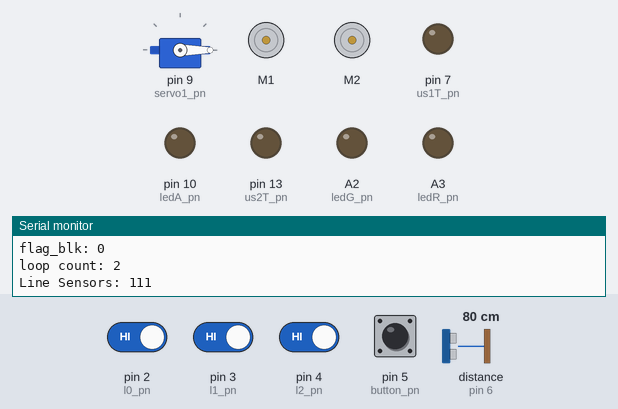
This sketch was run on a simulated Arduino Uno, built with avr-gcc and run on an emulated ATmega328P. Shown: servo, 2 × DC motor (green arrow = forward, orange = backward, longer = faster), output pins drawn as LEDs (lit = HIGH), the last lines printed to the serial monitor. Inputs (shaded band) come from the test bench; at power-on: pin 2 (l0_pn), pin 3 (l1_pn), pin 4 (l2_pn) HIGH, pin 5 (button_pn) LOW, distance to the obstacle (sensor on pin 6) 80 cm. The echo pulse lasts 58.3 µs per cm.

Above: at 1.2 s.
1.3 s: pin 5 (button_pn) pulled HIGH for 0.15 s
At 4.3 s:
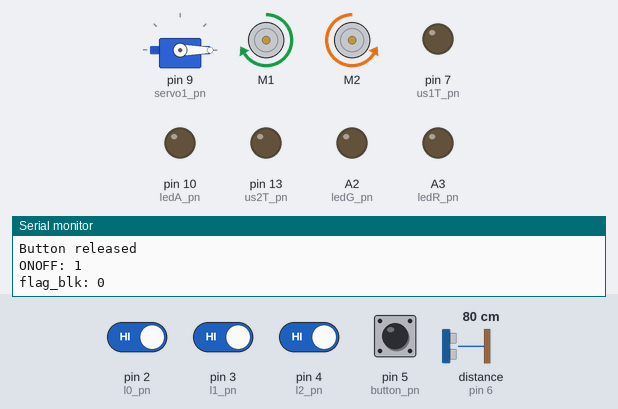
4.4 s: distance to the obstacle (sensor on pin 6) set to 10 cm
7.0 s: distance to the obstacle (sensor on pin 6) set to 7 cm
At 9.8 s:
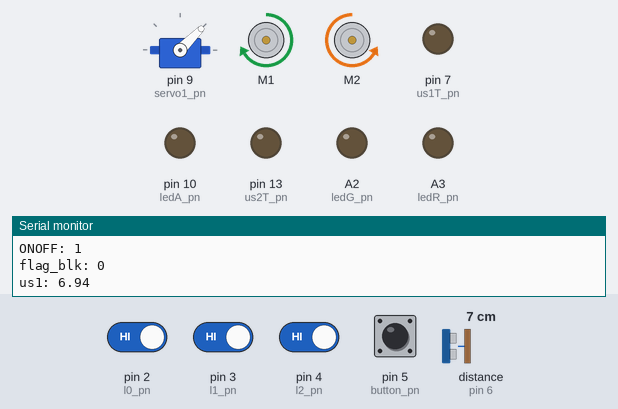
10.0 s: pin 3 (l1_pn) driven LOW
11.5 s: pin 4 (l2_pn) driven LOW
At 13.0 s:
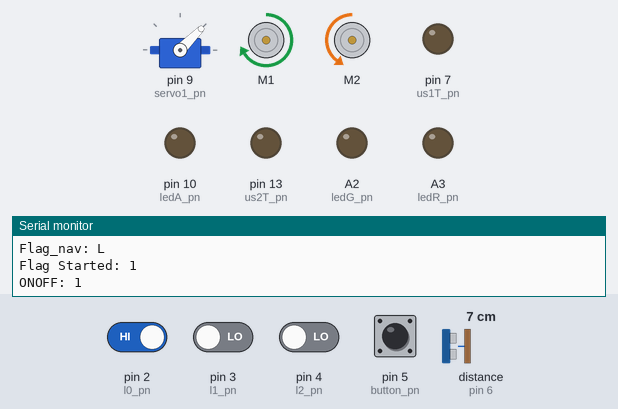
13.6 s: pin 2 (l0_pn) driven LOW
At 14.9 s:
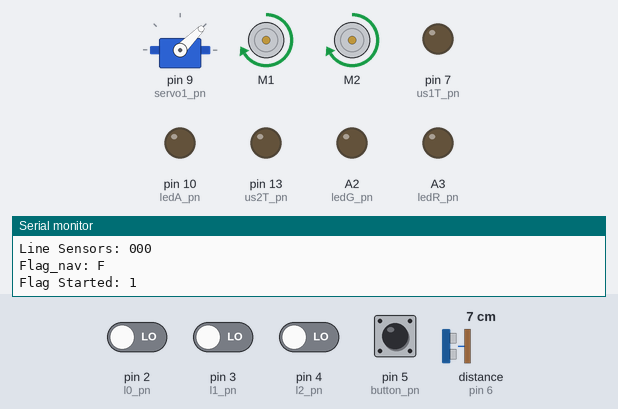
Timing chart, 0 to 16.1 s (numbered marks = the images above; inputs shaded):
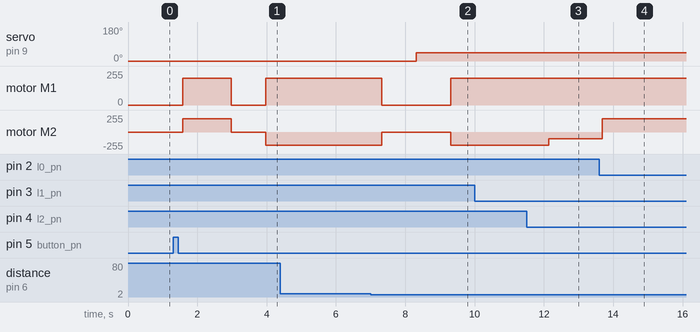

Measured:
- the behaviour switches between 9 and 8 cm on distance to the obstacle (sensor on pin 6) (found by bisection; images 1 and 2)
- after the input at 1.3 s, motor M1: stopped → forward 200/255 after 0.28 s, → stopped 1.4 s later, → forward 200/255 1.0 s later; motor M2: stopped → forward 200/255 after 0.28 s, → stopped 1.4 s later, → backward 200/255 1.0 s later
- after the input at 7.0 s, servo on pin 9 (servo1_pn): 0° → 45° after 1.3 s; motor M1: forward 200/255 → stopped after 0.32 s, → forward 200/255 2.0 s later; motor M2: backward 200/255 → stopped after 0.32 s, → backward 200/255 2.0 s later
- after the input at 10.0 s, every drawn part: stays the same
- after the input at 11.5 s, motor M2: backward 200/255 → backward 100/255 after 0.64 s
- after the input at 13.6 s, motor M2: backward 100/255 → forward 200/255 after 0.08 s

The sketch:

nav_combine_test.ino
```cpp
#include <Wire.h>
#include <Adafruit_MotorShield.h>
#include "utility/Adafruit_MS_PWMServoDriver.h"
#include <Servo.h>

/* setup the motor and create the DC motor object*/
Adafruit_MotorShield AFMS = Adafruit_MotorShield(); // Create the Adafruit_MotorShield object
Adafruit_DCMotor *Rwheel = AFMS.getMotor(1);        // RIHGT
Adafruit_DCMotor *Lwheel = AFMS.getMotor(2);        // LEFT
int motor_speed = 200;
int duration_steer = 1400; // require testing to determine value
int duration_start_forward = 1400;
Servo servo_claw;

// Pins Set-up:
//Analog:
const int hall_pn = A1;
//Digital:
const int button_pn = 5;
const int l0_pn = 2; //left
const int l1_pn = 3; //right
const int l2_pn = 4; //far right (for juntion counting)

//us1: on the front
const int us1E_pn = 6; // yellow wire
const int us1T_pn = 7; // green wire
const int ledG_pn = A2; // now analog
const int ledR_pn = A3; // now analog
const int ledA_pn = 10;
const int servo1_pn = 9;

//us2: on the left
const int us2E_pn = 12;
const int us2T_pn = 13;

// Sensor Values
int l0, l1, l2, hall;
int loop_count = 0;
float us1_distance = 200.0;
float us2_distance;

// button debounce variables
byte lastButtonState = LOW;
unsigned long debounceDuration = 50; // millis
unsigned long lastTimeButtonStateChanged = 0;


// PID tunnel navigation variables
//float lastError = 0;
float Kp = 10; // related to the proportional control term;
// change the value by trial-and-error (ex: 0.07).
//float Ki = 0.0008; // related to the integral control term;
//// change the value by trial-and-error (ex: 0.0008).
//float Kd = 0.6; // related to the derivative control term;
//// change the value by trial-and-error (ex: 0.6).
float P;
//float I;
//float D;
float distance_tunnel = 7;

const float maxspeedR = 250.0;
const float maxspeedL = 250.0;
const float basespeedR = 200.0;
const float basespeedL = 200.0;


/*************
   flags
**************/
int side; // 0,1,2,3,4,5
int count = 0;
bool flag_onoff = false; // push button: robot on or off
bool flag_started;       // has robot completed initial start?
bool flag_line;
int flag_side;
char flag_nav;
//"P": stop
//"L": adjust left
//"R": adjust right
//"B": backwards
//"F": forwards
bool flag_blk = false; // block collected
bool flag_delivered = false;
bool flag_magnet;
bool flag_tunnel; // true if in tunnel, false if not
int box_intend;


void setup() {
  Serial.begin(9600);
  // set pins as inputs
  pinMode(button_pn, INPUT);
  pinMode(hall_pn, INPUT);
  pinMode(l0_pn, INPUT);
  pinMode(l1_pn, INPUT);
  pinMode(l2_pn, INPUT);
  pinMode(us1E_pn, INPUT);
  pinMode(us1T_pn, OUTPUT);
  pinMode(ledG_pn, OUTPUT);
  pinMode(ledA_pn, OUTPUT);
  pinMode(ledR_pn, OUTPUT);
  pinMode(servo1_pn, OUTPUT);
  pinMode(us2E_pn, INPUT);
  pinMode(us2T_pn, OUTPUT);
  AFMS.begin(); // Connect to the motor controller
  servo_claw.attach(servo1_pn);  // connect to servo
  servo_claw.write(0);

}

void loop() {
  //register loop_count
  if (loop_count == 5) {
    loop_count = 0;
  }
  else {
    loop_count += 1;
  }
  Serial.print("loop count: ");
  Serial.println (loop_count);

  /*read & print line sensors*/
  Serial.print("Line Sensors: ");
  l0 = digitalRead(l0_pn);
  Serial.print(l0);
  l1 = digitalRead(l1_pn);
  Serial.print(l1);
  l2 = digitalRead(l2_pn);
  Serial.println(l2);


  // flags
  Serial.print("Flag_nav: ");
  Serial.println(flag_nav);
  Serial.print("Flag Started: ");
  Serial.println(flag_started);

  /** On-off Push Button:*/
  // if the time elapsed is greater than time for debounce:
  if (millis() - lastTimeButtonStateChanged > debounceDuration) {
    // read button state
    byte buttonState = digitalRead(button_pn);
    // if button state has changed
    if (buttonState != lastButtonState) {
      // update time
      lastTimeButtonStateChanged = millis();
      // update lastButton state
      lastButtonState = buttonState;
      // while being pressed
      if (buttonState == LOW)
      {
        // do an action, for example print on Serial
        Serial.println("Button released");
        flag_onoff = !flag_onoff;
      }
    }
  }
  Serial.print("ONOFF: ");
  Serial.println(flag_onoff);

  Serial.print("flag_blk: ");
  Serial.println(flag_blk);


  /** Navigation */
  // if 'Off' and not already stopped, stop:
  if (flag_onoff == false && flag_nav != 'P') {
    stop_move();
  }
  // 'ON' and not running the start function:
  else if (flag_onoff == true && flag_started == false) {
    start_route();
  }
  // if On and the start fn has been completed:
  else if (flag_onoff == true && flag_started == true) {
    if (flag_blk == false) // no blk is collected
    {
      if (loop_count == 0) {
        us1_measure();
        Serial.print("us1: ");
        Serial.println(us1_distance);
        //      us2_measure();
        //      Serial.print("us2: ");
        //      Serial.println(us2_distance);
      }
      if (us1_distance > 8.0) {
        line_follow();
        Serial.println("line");
      }
      else {
        blk_collect();
      }
    }
    else // blk has been collected, return route
    {
      if (flag_delivered == false) //blk has yet to be delivered
      {
        if (l2 == LOW) //move back towards the green box
        {
          line_follow();
        }
        else if (l2 == HIGH && l1 == HIGH)// junction detected! --> blk delivery
        {

          Serial.println("junction detected!");
          blk_delivery();
          blk_retriet();
        }
      }
      else //blk has been delivered, return home
      {
        if (l2 == LOW) //move back towards the middle
        {
          line_follow();
        }
        else if (l2 == HIGH && l1 == HIGH)// junction detected! --> return home
        {
          Serial.println("junction detected!");
          return_home();
        }
      }
    }
  }
}


/*========= FUNCTIONS ===================*/
void line_follow() {
  if (l2 == LOW) {

    // 000 & it's not already moving forward
    if ((l0 == LOW && l1 == LOW) && flag_nav != 'F') {
      move_forward();
      Serial.println("Move Forward");
    }

    // 100 & not already moving left
    else if ((l0 == HIGH && l1 == LOW) && flag_nav != 'L') {
      adjust_left();
    }

    // 010 & not already moving right
    else if ((l0 == LOW && l1 == HIGH) && flag_nav != 'R') {
      adjust_right();
    }
  }

  // xx1 or 11x(junction detected)
  else if (l2 == HIGH || (l0 == HIGH && l1 == HIGH)) {
    // handle junction depending on flags
    Serial.println("Junction Detected");
  }

  // catch all other cases: stop & report error
  else {
    stop_move();
    Serial.print("Line Sensor Error: ");
    Serial.print(l0);
    Serial.print(l1);
    Serial.println(l2);
  }
}


void start_route() {
  // if still in the box (so no line detected), move forward until edge of box detected
  if (l0 == LOW && l1 == LOW && l2 == LOW && flag_nav != 'F')
  {
    move_forward();
  }
  // edge of box detected
  // maybe change this condition slightly, maybe if all are high?
  else if ((l0 == HIGH && l1 == HIGH) || l2 == HIGH)
  {
    move_forward();
    delay(duration_start_forward);
    stop_move();
    delay(1000);
    turn_90left();
    flag_started = true; // exit start_route
  }
}


void stop_move() {
  flag_nav = 'P';
  Rwheel->run(RELEASE);
  Rwheel->setSpeed(0);
  Lwheel->run(RELEASE);
  Lwheel->setSpeed(0);
}


void move_forward()
{
  flag_nav = 'F';
  Rwheel->run(FORWARD);
  Rwheel->setSpeed(motor_speed);
  Lwheel->run(FORWARD);
  Lwheel->setSpeed(motor_speed);
}

void move_backward() {
  flag_nav = 'B';
  Rwheel->run(BACKWARD);
  Rwheel->setSpeed(motor_speed);
  Lwheel->run(BACKWARD);
  Lwheel->setSpeed(motor_speed);

}

void adjust_left()
{
  flag_nav = 'L';
  Rwheel->run(FORWARD);
  Rwheel->setSpeed(motor_speed);
  Lwheel->run(BACKWARD);
  Lwheel->setSpeed(100);
}

void adjust_right()
{
  flag_nav = 'R';
  Rwheel->run(BACKWARD);
  Rwheel->setSpeed(100);
  Lwheel->run(FORWARD);
  Lwheel->setSpeed(motor_speed);
}

void turn_90left()
{
  Rwheel->run(FORWARD);
  Rwheel->setSpeed(motor_speed);
  Lwheel->run(BACKWARD);
  Lwheel->setSpeed(motor_speed);
  delay(duration_steer-100);
}

void turn_90right()
{
  Rwheel->run(BACKWARD);
  Rwheel->setSpeed(motor_speed);
  Lwheel->run(FORWARD);
  Lwheel->setSpeed(motor_speed);
  delay(duration_steer+100);
}

void turn_180() {
  Rwheel->run(FORWARD);
  Rwheel->setSpeed(motor_speed);
  Lwheel->run(BACKWARD);
  Lwheel->setSpeed(motor_speed);
  delay(duration_steer * 2); // How long it will turn for!

}

void blk_collect()
{
  stop_move();
  delay(1000);
  // rotate claw to trap the blk
  servo_claw.write(45);
  delay(1000);
  turn_180();

  flag_blk = true;
}


void blk_delivery()
{
  stop_move();
  delay(1000);
  turn_90right();
  stop_move();
  delay(1000);
  move_forward();
  delay(duration_start_forward);
  stop_move();
  delay(1000);
  servo_claw.write(0);
  delay(1000);
  flag_delivered = true;
}

void blk_retriet()
{
  move_backward();
  delay(duration_start_forward);
  stop_move();
  delay(1000);
  turn_90left();
  stop_move();
  delay(1000);
  move_forward();
  delay(200);
}

void return_home()
{
  stop_move();
  delay(1000);
  turn_90right();
  stop_move();
  delay(1000);
  move_forward();
  delay(2.5 * duration_start_forward);
  stop_move();
  delay(1000);
  flag_onoff = false; //power off
}

void us1_measure()
{
  digitalWrite(us1T_pn, LOW);
  delayMicroseconds(1);
  // Sets the trigPin HIGH (ACTIVE) for 10 microseconds
  digitalWrite(us1T_pn, HIGH);
  delayMicroseconds(10);
  digitalWrite(us1T_pn, LOW);
  // Reads the echoPin, returns the sound wave travel time in microseconds
  float us1_duration = pulseIn(us1E_pn, HIGH);
  // get distance values(*v_sound /2)
  us1_distance = us1_duration * 0.017;
}

void us2_measure()
{
  digitalWrite(us2T_pn, LOW);
  delayMicroseconds(1);
  // Sets the trigPin HIGH (ACTIVE) for 10 microseconds
  digitalWrite(us2T_pn, HIGH);
  delayMicroseconds(10);
  digitalWrite(us2T_pn, LOW);
  // Reads the echoPin, returns the sound wave travel time in microseconds
  float us2_duration = pulseIn(us2E_pn, HIGH);
  // get distance values(*v_sound /2)
  us2_distance = us2_duration * 0.017;
}


void tunnel_PID_control(float distance_ref)
{
  float error = distance_ref - us2_distance; // 5.0 is the ideal distance from the tunnel wall

  P = error;
  //  I = I + error;
  //  D = error - lastError;
  //  lastError = error;
  float motorspeed = P * Kp;
  //  float motorspeed = P * Kp + I * Ki + D * Kd; // calculate the correction needed to be applied to the speed

  //  Serial.print("error: ");
  //  Serial.println(error);
  //  Serial.print("motorspeed: ");
  //  Serial.println(motorspeed);


  float motorspeedR = basespeedR - motorspeed;
  float motorspeedL = basespeedL + motorspeed;

  if (motorspeedR > maxspeedR)
  {
    motorspeedR = maxspeedR;
  }
  if (motorspeedL > maxspeedL)
  {
    motorspeedL = maxspeedL;
  }
  if (motorspeedR < 0)
  {
    motorspeedR = 0;
  }
  if (motorspeedL < 0)
  {
    motorspeedL = 0;
  }

  flag_nav = 'F';
  Rwheel->run(FORWARD);
  Rwheel->setSpeed(motorspeedR);
  //  Serial.print("speedR: ");
  //  Serial.println(motorspeedR);

  Lwheel->run(FORWARD);
  Lwheel->setSpeed(motorspeedL);
  //  Serial.print("speedL: ");
  //  Serial.println(motorspeedL);
}
```
